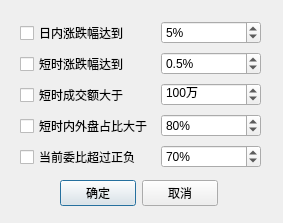
<?xml version="1.0" encoding="UTF-8"?>
<ui version="4.0">
 <class>Dialog</class>
 <widget class="QDialog" name="Dialog">
  <property name="geometry">
   <rect>
    <x>0</x>
    <y>0</y>
    <width>283</width>
    <height>223</height>
   </rect>
  </property>
  <property name="windowTitle">
   <string>Dialog</string>
  </property>
  <widget class="QWidget" name="">
   <property name="geometry">
    <rect>
     <x>20</x>
     <y>20</y>
     <width>241</width>
     <height>151</height>
    </rect>
   </property>
   <layout class="QVBoxLayout" name="verticalLayout">
    <item>
     <layout class="QHBoxLayout" name="horizontalLayout_3">
      <item>
       <widget class="QCheckBox" name="cbxDailyPercentChange">
        <property name="font">
         <font>
          <family>Microsoft YaHei UI</family>
          <pointsize>9</pointsize>
         </font>
        </property>
        <property name="text">
         <string>日内涨跌幅达到</string>
        </property>
        <property name="checked">
         <bool>false</bool>
        </property>
       </widget>
      </item>
      <item>
       <widget class="QSpinBox" name="spbDailyPercentChange">
        <property name="maximumSize">
         <size>
          <width>100</width>
          <height>16777215</height>
         </size>
        </property>
        <property name="font">
         <font>
          <family>Microsoft YaHei UI</family>
          <pointsize>9</pointsize>
         </font>
        </property>
        <property name="suffix">
         <string>%</string>
        </property>
        <property name="maximum">
         <number>10</number>
        </property>
        <property name="value">
         <number>5</number>
        </property>
       </widget>
      </item>
     </layout>
    </item>
    <item>
     <layout class="QHBoxLayout" name="horizontalLayout">
      <item>
       <widget class="QCheckBox" name="cbxRecentPercentChange">
        <property name="font">
         <font>
          <family>Microsoft YaHei UI</family>
          <pointsize>9</pointsize>
         </font>
        </property>
        <property name="text">
         <string>短时涨跌幅达到</string>
        </property>
        <property name="checked">
         <bool>false</bool>
        </property>
       </widget>
      </item>
      <item>
       <widget class="QDoubleSpinBox" name="spbRecentPercentChange">
        <property name="maximumSize">
         <size>
          <width>100</width>
          <height>16777215</height>
         </size>
        </property>
        <property name="font">
         <font>
          <family>Microsoft YaHei UI</family>
         </font>
        </property>
        <property name="suffix">
         <string>%</string>
        </property>
        <property name="decimals">
         <number>1</number>
        </property>
        <property name="maximum">
         <double>10.000000000000000</double>
        </property>
        <property name="singleStep">
         <double>0.100000000000000</double>
        </property>
        <property name="value">
         <double>0.500000000000000</double>
        </property>
       </widget>
      </item>
     </layout>
    </item>
    <item>
     <layout class="QHBoxLayout" name="horizontalLayout_2">
      <item>
       <widget class="QCheckBox" name="cbxShortTermAmount">
        <property name="font">
         <font>
          <family>Microsoft YaHei UI</family>
         </font>
        </property>
        <property name="text">
         <string>短时成交额大于</string>
        </property>
       </widget>
      </item>
      <item>
       <widget class="QSpinBox" name="spbShortTermAmount">
        <property name="maximumSize">
         <size>
          <width>100</width>
          <height>16777215</height>
         </size>
        </property>
        <property name="font">
         <font>
          <family>Microsoft YaHei UI</family>
          <pointsize>9</pointsize>
         </font>
        </property>
        <property name="suffix">
         <string>万</string>
        </property>
        <property name="minimum">
         <number>10</number>
        </property>
        <property name="maximum">
         <number>10000</number>
        </property>
        <property name="value">
         <number>100</number>
        </property>
       </widget>
      </item>
     </layout>
    </item>
    <item>
     <layout class="QHBoxLayout" name="horizontalLayout_6">
      <item>
       <widget class="QCheckBox" name="cbxActiveBuyRatio">
        <property name="font">
         <font>
          <family>Microsoft YaHei UI</family>
          <pointsize>9</pointsize>
         </font>
        </property>
        <property name="text">
         <string>短时内外盘占比大于</string>
        </property>
        <property name="checked">
         <bool>false</bool>
        </property>
       </widget>
      </item>
      <item>
       <widget class="QSpinBox" name="spbActiveBuyPercent">
        <property name="maximumSize">
         <size>
          <width>100</width>
          <height>16777215</height>
         </size>
        </property>
        <property name="font">
         <font>
          <family>Microsoft YaHei UI</family>
          <pointsize>9</pointsize>
         </font>
        </property>
        <property name="suffix">
         <string>%</string>
        </property>
        <property name="minimum">
         <number>50</number>
        </property>
        <property name="maximum">
         <number>100</number>
        </property>
        <property name="value">
         <number>80</number>
        </property>
       </widget>
      </item>
     </layout>
    </item>
    <item>
     <layout class="QHBoxLayout" name="horizontalLayout_5">
      <item>
       <widget class="QCheckBox" name="cbxCurrentBidRatio">
        <property name="font">
         <font>
          <family>Microsoft YaHei UI</family>
          <pointsize>9</pointsize>
         </font>
        </property>
        <property name="text">
         <string>当前委比超过正负</string>
        </property>
        <property name="checked">
         <bool>false</bool>
        </property>
       </widget>
      </item>
      <item>
       <widget class="QSpinBox" name="spbCurrentBidRatio">
        <property name="maximumSize">
         <size>
          <width>100</width>
          <height>16777215</height>
         </size>
        </property>
        <property name="font">
         <font>
          <family>Microsoft YaHei UI</family>
          <pointsize>9</pointsize>
         </font>
        </property>
        <property name="suffix">
         <string>%</string>
        </property>
        <property name="minimum">
         <number>0</number>
        </property>
        <property name="maximum">
         <number>100</number>
        </property>
        <property name="value">
         <number>70</number>
        </property>
       </widget>
      </item>
     </layout>
    </item>
   </layout>
  </widget>
  <widget class="QWidget" name="">
   <property name="geometry">
    <rect>
     <x>60</x>
     <y>180</y>
     <width>158</width>
     <height>27</height>
    </rect>
   </property>
   <layout class="QHBoxLayout" name="horizontalLayout_4">
    <item>
     <widget class="QPushButton" name="btnSave">
      <property name="font">
       <font>
        <family>Microsoft YaHei UI</family>
       </font>
      </property>
      <property name="text">
       <string>确定</string>
      </property>
     </widget>
    </item>
    <item>
     <widget class="QPushButton" name="btnDiscard">
      <property name="font">
       <font>
        <family>Microsoft YaHei UI</family>
       </font>
      </property>
      <property name="text">
       <string>取消</string>
      </property>
     </widget>
    </item>
   </layout>
  </widget>
 </widget>
 <resources/>
 <connections/>
</ui>
